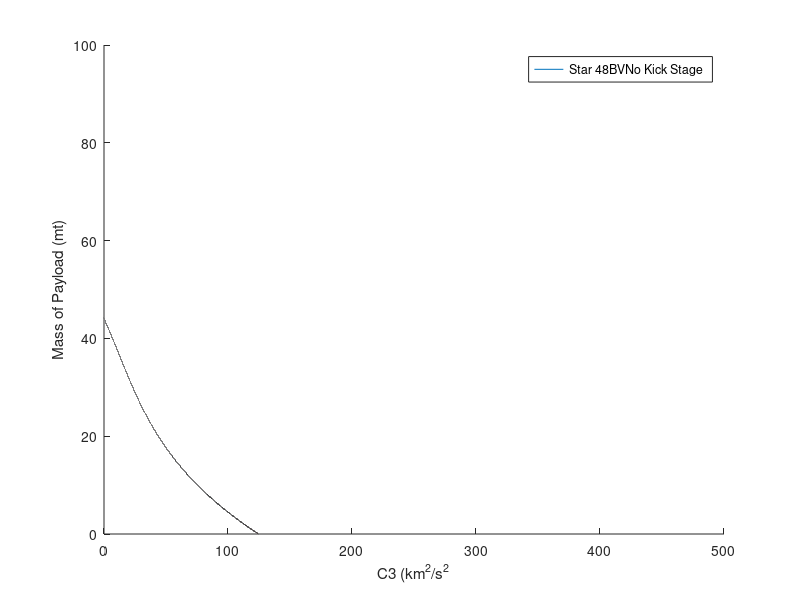

The MATLAB script that drew this image: (Note: this script raises an error after producing the figure.)
%%%%%%%%%%%%%%%%%%%%%%%%%%%%%%%%%%%%%%%%%%%%%%%%%%%%%%%%%%%%%%%%%%%%%%%%%%%
%Script Name: GenerateC3
%Description: generate final velocity
%Author: Austin Barrow and Propulsion Team
%%%%%%%%%%%%%%%%%%%%%%%%%%%%%%%%%%%%%%%%%%%%%%%%%%%%%%%%%%%%%%%%%%%%%%%%%%%
clc;
clear all;

m_pay = (0:1:100000);
array_LV = "SLS Block 2";
%array_LV = ["SLS Block 1", "SLS Block 1B", "SLS BLock 2", "Falcon Heavy", "Starship", "New Glenn", "Vulcan 6S"]; % Array of Launch Vehicles


kick_Stage = ["Star 48BV", "Centaur V", "Nuclear", "Castor 30XL", "Hybrid", "Centaur V & Star 48BV", ...
        "Centaur V & Nuclear", "Centaur V & Hybrid", "Star 48BV & Hybrid", "Star 48 BV & Nuclear", ...
        "Hybrid & Nuclear", "Castor 30XL & Star 48BV", "Castor 30XL & Nuclear", "Castor 30XL & Hybrid","No Kick Stage"];

kick_Stage = ["Star 48BV", "No Kick Stage"];

%kick_Stage = "No Kick Stage";
g_E = 9.81; % (m/s^2)
v_esc_E = 11200; % Escape velocity of Earth from LEO m/s

% function [final_v, invalid, added_V] = generateC3( candidateArchitecture, m_pay )
    % Inputs: Launch Vehicle, Kick Stage Propulsion, C3 values (0,10,20,30,40,50,60,70,80,90,100, 110, 120)
    % Outputs: Delta V, Delta V caused by Kick Stage, Mass Payload, Structural Mass, Mass Propellant

    %% Setting Constants and Assumed Values (values to iterate over)
  
figure(1);
hold on;
    
    
%% Switch statement to determine assumed ISP (Impulse), Lambda (Payload 
% Fraction), Inert Mass Fraction for kick stage
for i = 1:length(kick_Stage)
    kick = kick_Stage(i);
    switch kick 
        case "Star 48BV" % Solid Rocket 
            num_Kick = 1;
            isp = 286;
            lambda = 0.939;
            m_kick1 = 2624 + m_pay;
        case "Centaur V" %Liquid
            num_Kick = 1;
            isp = 451; % LH2/LOX
            lambda = 0.91; % Centaur Kick Stage
            m_kick1 = 22825 + m_pay;
        case "Castor 30XL"
            num_Kick = 1;
            isp = 294;
            lambda = .944;
            m_kick1 = 26406.79 + m_pay;
        case "Nuclear" % LOOK AT BMX TECHNOLOGIES
            num_Kick = 1;
            isp = 875; 
            lambda = 0.74; 
            m_kick1 = 2547.375 + m_pay;
        case "Hybrid" % SNC Vortex Engine
            num_Kick = 1;
            isp = 325;
            lambda = 0.875;
            m_kick1 = 2200 + m_pay;
        case "Centaur V & Star 48BV" %Liquid
            num_Kick = 2;
            isp1 = 451; % LH2/LOX
            lambda1 = 0.91; % Centaur Kick Stage
            isp2 = 286; %Star 48BV
            lambda2 = 0.939;
            m_kick2 = 2624 + m_pay;
            m_kick1 = 22825 + m_kick2; %Centaur Kick Stage hauling Star48BV
        case "Centaur V & Nuclear" % LOOK AT BMX TECHNOLOGIES
            num_Kick = 2;
            isp1 = 451; % LH2/LOX
            lambda1 = 0.91; % Centaur Kick Stage
            isp2 = 875; 
            lambda2 = 0.74; 
            m_kick2 = 2547.375 + m_pay; %needs to be updated, nuclear
            m_kick1 = 22825 + m_kick2; %Centaur Kick Stage hauling Nuclear
        case "Centaur V & Hybrid" % LOOK AT SIERRA NEVADA
            num_Kick = 2;
            isp1 = 451; % LH2/LOX
            lambda1 = 0.91; % Centaur Kick Stage
            isp2 = 325;
            lambda2 = 0.875; 
            m_kick2 = 2200 + m_pay; %needs to be updated, hybrid
            m_kick1 = 22825 + m_kick2; %Centaur Kick Stage hauling Hybrid
        case "Castor 30XL & Star 48BV" %Liquid
            num_Kick = 2;
            isp1 = 294;
            lambda1 = 0.944; 
            isp2 = 286; %Star 48BV
            lambda2 = 0.939;
            m_kick2 = 2624 + m_pay;
            m_kick1 = 26406.79 + m_kick2; %Castor 30XL Kick Stage hauling Star48BV
        case "Castor 30XL & Nuclear" % LOOK AT BMX TECHNOLOGIES
            num_Kick = 2;
            isp1 = 294;
            lambda1 = 0.944;
            isp2 = 875; 
            lambda2 = 0.74; 
            m_kick2 = 2547.375 + m_pay; %needs to be updated, nuclear
            m_kick1 = 26406.79 + m_kick2; %Castor 30XL Kick Stage hauling Nuclear
        case "Castor 30XL & Hybrid" % LOOK AT SIERRA NEVADA
            num_Kick = 2;
            isp1 = 294;
            lambda1 = 0.944;
            isp2 = 325;
            lambda2 = 0.875; 
            m_kick2 = 2200 + m_pay; %needs to be updated, hybrid
            m_kick1 = 26406.79 + m_kick2; %Castor 30XL Kick Stage hauling Hybrid
         case "Star 48BV & Hybrid" % Solid Rocket 
            num_Kick = 2;
            isp1 = 286;
            lambda1 = 0.939;
            isp2 = 325;
            lambda2 = 0.875;
            m_kick2 = 2200 + m_pay; %hybrid
            m_kick1 = 2624 + m_kick2;
        case "Star 48BV & Nuclear" % Solid Rocket 
            num_Kick = 2;
            isp2 = 875;
            lambda2 = 0.74;
            isp1 = 286;
            lambda1 = 0.939;
            m_kick2 = 2547.375 + m_pay; %needs to be updated, nuclear
            m_kick1 = 2624 + m_kick2;
        case "Hybrid & Nuclear" % Hybrid & Nuclear
            num_Kick = 2;
            isp1 = 875; % nuclear
            lambda1 = 0.74; % nuclear
            isp2 = 325; % hybrid
            lambda2 = 0.875; % Hybrid Kick Stage
            m_kick2 = 2200 + m_pay; %needs to be updated, nuclear
            m_kick1 = 2547.375 + m_kick2; %Centaur Kick Stage hauling Hybrid
        otherwise % No kick stage
            num_Kick = 0;
            m_kick1 = m_pay;
            
    end

    switch array_LV
        
        case "SLS Block 1"
            C3 = -1.36254651049771e-11 * (m_kick1)^3 + ...
                8.34210950132914e-07 * (m_kick1)^2 + -0.0189976032356646 ...
                * m_kick1 + 172.041984919931;
        case "SLS Block 1B"
            C3 = -1.15085276593111e-12 .* (m_kick1).^3 + ...
                1.18020100654521e-07 .* (m_kick1).^2 + ...
                -0.00587448959766228 .* m_kick1 + 119.768784427882;
        case "SLS Block 2"
            C3 = -1.10638439713243e-12 .* (m_kick1).^3 + ...
                1.21222227649818e-07 .* (m_kick1).^2 + ...
                -0.00602174622627308 .* m_kick1 + 124.597075687923;
        case "Falcon Heavy Recoverable"
            C3 = -6.19433969053741e-11 * (m_kick1)^3 + ...
                1.348688172148435e-06 * (m_kick1)^2 + -0.0160 * m_kick1 ...
                + 64.84;
        case "Starship" 
            C3 = (0.0047^2 * (log(1500 / (5 * (m_kick1 / 1000)+120) ) )^2 - 0.0032^2 ) ...
                *1E6;
        case "New Glenn"
            C3 = -4.42248334552639e-11 * (m_kick1)^3 + ...
                4.98373417329502e-07 * (m_kick1)^2 + -0.0055 * m_kick1 ...
                + 30.7952;
        case "Vulcan 6S"
            C3 = -6.89376184059982e-11 * (m_kick1)^3 + ...
                1.82960892594491e-06 * (m_kick1)^2 + -0.0225 * m_kick1 ...
                + 116.117;
        otherwise 
            disp('HI');
            C3 = -1;
    end

    if(num_Kick == 1)        
        % Calculation mass propellant, inert mass, and Mass Ratio
        m_prop = (m_kick1 - m_pay) .* lambda;
        m_inert = (m_kick1 - m_pay - m_prop); % Structural mass of the kick stage (Mass minus final payload and propellant)
        MR = (m_pay + m_prop + m_inert) ./ (m_pay + m_inert); % Mass Ratio
    
        % Calculation of Velocity Infinite with rocket equation (m/s)
        added_V = g_E .* isp .* log(MR); 
    elseif(num_Kick == 2)
        %Stage 1:
        m_prop1 = (m_kick1 - m_kick2) .* lambda1;
        m_inert1 = (m_kick1 - m_kick2 - m_prop1); 
        MR = (m_kick2 + m_prop1 + m_inert1) ./ (m_kick2 + m_inert1); 
    
        added_V = g_E .* isp1 .* log(MR); 
        
        %Stage 2:
        m_prop2 = (m_kick2 - m_pay) .* lambda2;
        m_inert2 = (m_kick2 - m_pay - m_prop2); 
        MR = (m_pay + m_prop2 + m_inert2) ./ (m_pay + m_inert2); 
    
        added_V = added_V + g_E .* isp2 .* log(MR);
    else %num_kick = 0
        added_V = 0;
    end
    
    %final_C3 = (added_V ./ 1000 + sqrt(C3+(v_esc_E/1000).^2)).^2;
    final_C3 = (added_V ./ 1000).^2 + C3;
    %print(final_C3);
    plot(final_C3, m_pay/1000);

end 

legend( kick_Stage )
xlabel("C3 (km^2/s^2");
xlim([0 500])
ylabel("Mass of Payload (mt)")

titleName = array_LV + " Mass vs C3 w/ Kick Stages";
title(titleName);


%% Switch statement to determine C3 (km^2/s^2) at given payload mass
% Uses equations from curvefit of C3 vs mass

% 
% invalid = false;
% if(C3 < 0) 
%     invalid = true;
%     final_v = 0;
%     added_V = 0;
%     return
% end 

%% Calculations 

%final_v = added_V/ 1000 + sqrt(C3+(v_esc_E/1000)^2);
